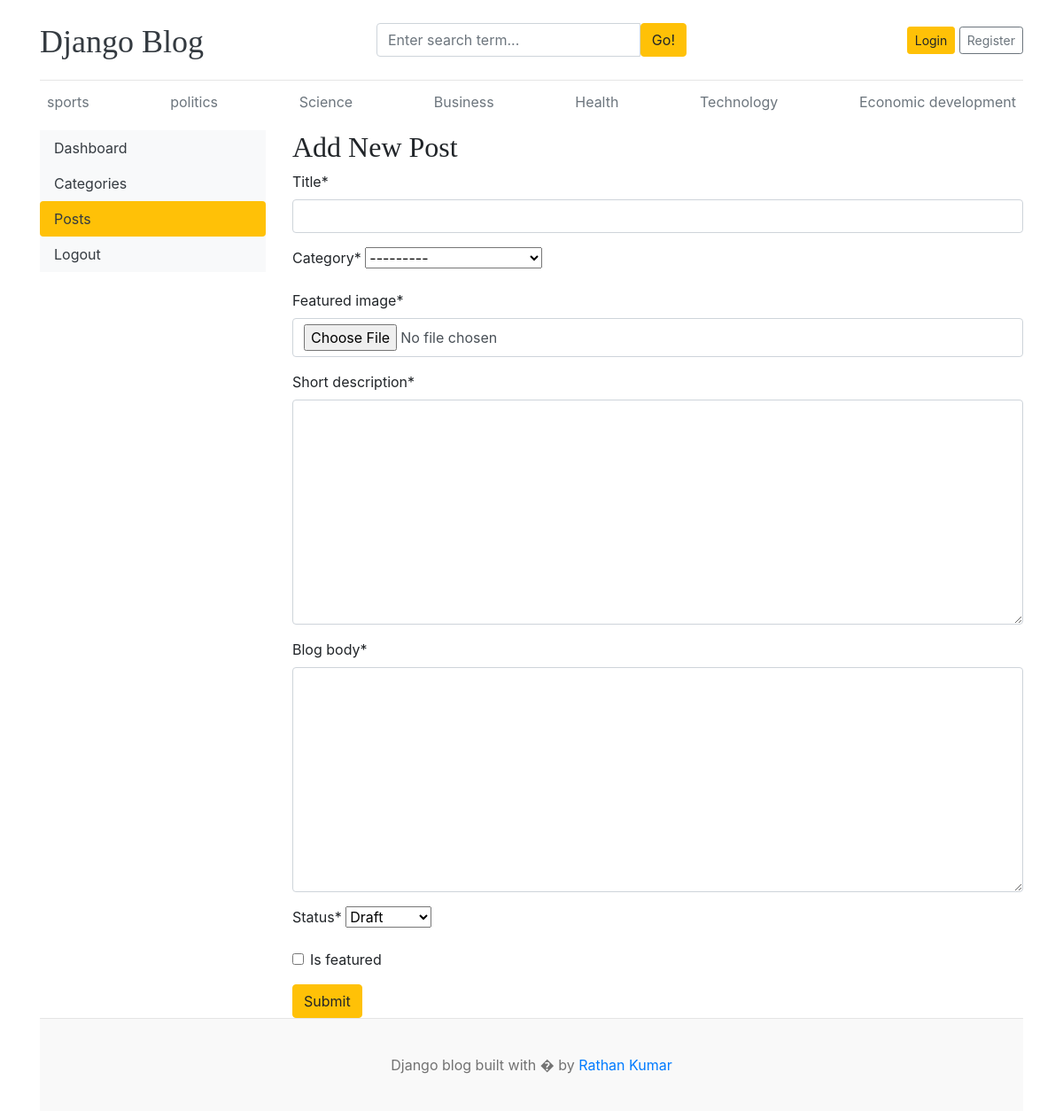
/dashboard/posts/add/, run on the app's committed database.
### blogs/models.py (models this page shows)
class Category(models.Model):
    category_name = models.CharField(max_length=50, unique=True)
    created_at = models.DateField(auto_now_add=True)
    updated_at = models.DateTimeField(auto_now=True)
    class Meta :
        verbose_name_plural = 'categories'
    def __str__(self):
        return self.category_name

### dashboards/views.py (the view, shortened to what this page needs)
# urls.py: path('posts/add/',views.add_post, name='add_post'),
def add_post(request):
    form= BlogPostForm()
    context ={
        'form': form
    }
    return render(request,'dashboard/add_post.html',context)

### dashboards/forms.py
class BlogPostForm(forms.ModelForm):
    class Meta:
        model = Blog
        fields = ('title','category','featured_image','short_description','blog_body','status','is_featured')

### blogs/context_processors.py (called while the page is built)
def get_categories(request):
    categories = Category.objects.all()
    return dict(categories= categories)

def get_social_links(request):
    social_links = SocialLink.objects.all()
    return dict(social_links = social_links)

### templates/dashboard/add_post.html (shortened to what this page needs)
{% extends 'base.html' %}
{% block content %}
{% load crispy_forms_tags %}
<div class="row">
    {% include 'dashboard/sidebar.html' %}
    <div class="col-md-9">
        <h2> Add New Post</h2>
        <form action="{% url 'add_post' %}" method="POST" enctype="multipart/form-data">
            {{ form |crispy }}
            <button type="submit" class="btn btn-warning">Submit</button>
        </form>
    </div>
</div>
{% endblock %}

### templates/base.html (shortened to what this page needs)
 {% load static %}
<!DOCTYPE html>
<html lang="en">
<head>
    <link href="https://getbootstrap.com/docs/4.0/dist/css/bootstrap.min.css" rel="stylesheet">
    <link href="{% static 'css/blog.css' %}" rel="stylesheet">
    <link rel="stylesheet" href="https://cdnjs.cloudflare.com/ajax/libs/font-awesome/4.7.0/css/font-awesome.min.css">
  </head>
<body>
    <div class="container">
      <header class="blog-header py-3">
        <div class="row flex-nowrap justify-content-between align-items-center">
          <div class="col-4 pt-1">
            <a class="blog-header-logo text-dark" href="/">Django Blog</a>
          </div>
          <div class="col-4">
            <form action="{% url 'search' %}" method="GET">
                  <div class="input-group">
                      <input class="form-control" type="text" name="keyword" value="{{ keyword }}" placeholder="Enter search term..." aria-label="Enter search term..." aria-describedby="button-search" />
                      <button type="submit" class="btn btn-warning" id="button-search" type="button">Go!</button>
                  </div>
            </form>
          </div>
          <div class="col-4 d-flex justify-content-end align-items-center">
            {% if not user.is_authenticated %}
            <a class="btn btn-sm btn-warning" href="{% url 'login' %}"> Login </a> &nbsp;
            <a class="btn btn-sm btn-outline-secondary" href="{% url 'register' %}">Register</a>
            {% else %}
            <span><a href="{% url 'dashboard' %}">Dashboard</a></span>
            &emsp;
            <span><a href="{% url 'logout' %}">Logout</a></span>
            {% endif %}
          </div>
        </div>
      </header>
      <div class="nav-scroller py-1 mb-2">
        <nav class="nav d-flex justify-content-between">
          {% for cat in categories %}
          <a class="p-2 text-muted" href="{% url 'posts_by_category' cat.id %}">{{ cat.category_name }}</a>
          {% endfor %}
        </nav>
      </div>
{% block content%}
{% endblock %}
 <footer class="blog-footer">
  <p>Django blog built with � by <a href="#">Rathan Kumar</a></p>
</footer>
</body>
</html>

### blog_main/static/css/blog.css (style rules this page uses)
.blog-header { border-bottom: 1px solid #e5e5e5; }
.blog-header-logo { font-family: "Playfair Display", Georgia, "Times New Roman", serif; font-size: 2.25rem; }
h1, h2, h3, h4, h5, h6 { font-family: "Playfair Display", Georgia, "Times New Roman", serif; }
.blog-footer { padding: 2.5rem 0; color: #727272; text-align: center; background-color: #f9f9f9; border-top: .05rem solid #e5e5e5; }
.blog-footer p:last-child { margin-bottom: 0; }

### data on the page
Category: category_name "sports"
Category: category_name "politics"
Category: category_name "Science"
Category: category_name "Business"
Category: category_name "Health"
Category: category_name "Technology"
Category: category_name "Economic development"
